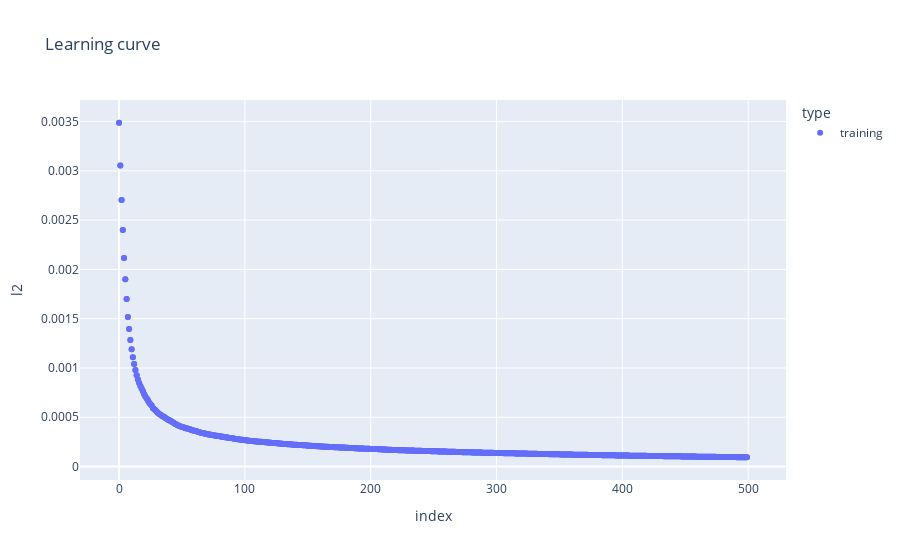

This figure's notebook cell:
### Code cell
# num_leaves << 2^(max_depth)

lgb_reg = LGBMRegressor(
    boosting_type='gbdt',
    num_leaves=8,
    max_depth=4,
    learning_rate=0.1,
    n_estimators=500,
    subsample_for_bin=500,
    objective='regression',
    class_weight=None,
    min_split_gain=0,
    min_child_weight=0.001,
    min_child_samples=10,
    subsample=0.8,
    subsample_freq=30,
    colsample_bytree=0.9,
    colsample_bynode=0.1,
    reg_alpha=0.1,
    reg_lambda=0.05,
    random_state=None,
    n_jobs=-1,
    silent=True,
    importance_type='split'
)

X_train, y_train = train[X].to_numpy(), train[y].to_numpy()

lgbm = lgb_reg.fit(X=X_train, y=y_train,
                      eval_set=(X_train, y_train),
                      verbose=0)

y_pred_train = lgbm.predict(train[X])

train_rmse = mean_squared_error(y_true=train[y], y_pred=y_pred_train, squared=False)
print(f'RMSE Train: {train_rmse: .8f}')

plot_lgb_history(lgbm)

### Figure 1 — Plotly figure (JSON) as saved in the notebook; plotly's stock layout.template omitted (floating-point values rounded to 4 significant figures; data arrays with more than 128 entries replaced by an {"elided": "..."} marker saying what was removed)
{"data": [{"hovertemplate": "type=training<br>index=%{x}<br>l2=%{y}<extra></extra>", "legendgroup": "training", "marker": {"color": "#636efa", "symbol": "circle"}, "mode": "markers", "name": "training", "showlegend": true, "type": "scatter", "x": {"elided": "1000 int values"}, "xaxis": "x", "y": {"elided": "1000 float values"}, "yaxis": "y"}], "layout": {"legend": {"title": {"text": "type"}, "tracegroupgap": 0}, "title": {"text": "Learning curve"}, "xaxis": {"anchor": "y", "domain": [0, 1], "title": {"text": "index"}}, "yaxis": {"anchor": "x", "domain": [0, 1], "title": {"text": "l2"}}}}
